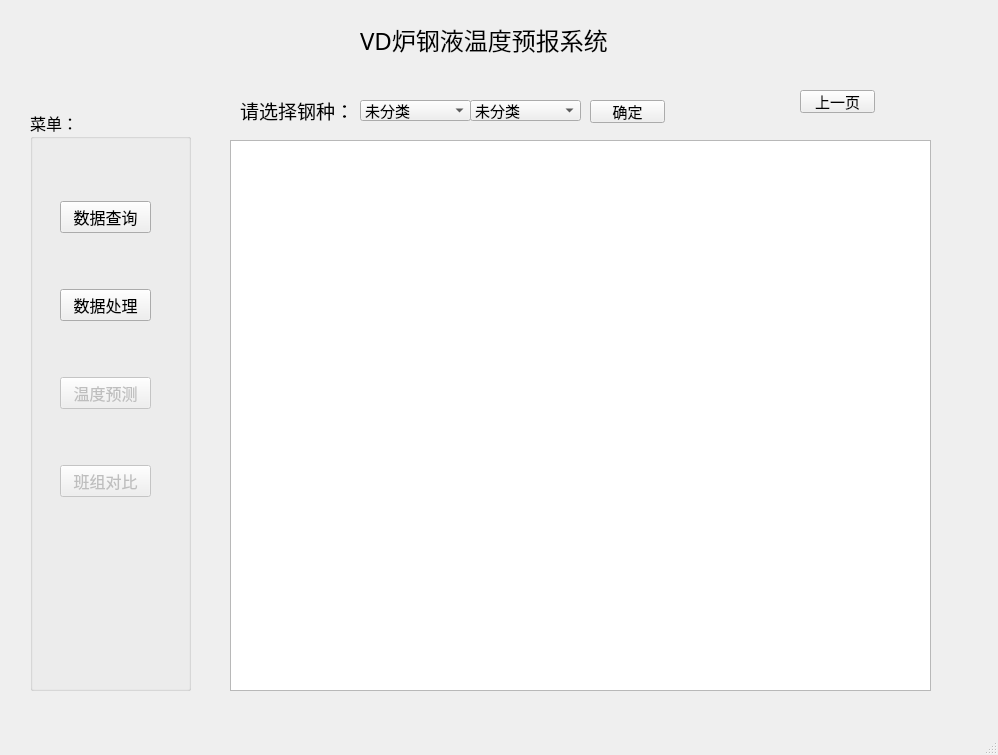
<?xml version="1.0" encoding="UTF-8"?>
<ui version="4.0">
 <class>MainWindow</class>
 <widget class="QMainWindow" name="MainWindow">
  <property name="enabled">
   <bool>true</bool>
  </property>
  <property name="geometry">
   <rect>
    <x>0</x>
    <y>0</y>
    <width>998</width>
    <height>755</height>
   </rect>
  </property>
  <property name="windowTitle">
   <string>MainWindow</string>
  </property>
  <widget class="QWidget" name="centralwidget">
   <widget class="QLabel" name="appTitle">
    <property name="enabled">
     <bool>true</bool>
    </property>
    <property name="geometry">
     <rect>
      <x>360</x>
      <y>20</y>
      <width>304</width>
      <height>40</height>
     </rect>
    </property>
    <property name="font">
     <font>
      <family>黑体</family>
      <pointsize>18</pointsize>
      <weight>50</weight>
      <italic>false</italic>
      <bold>false</bold>
      <underline>false</underline>
      <strikeout>false</strikeout>
      <kerning>true</kerning>
     </font>
    </property>
    <property name="contextMenuPolicy">
     <enum>Qt::NoContextMenu</enum>
    </property>
    <property name="acceptDrops">
     <bool>false</bool>
    </property>
    <property name="text">
     <string>VD炉钢液温度预报系统</string>
    </property>
    <property name="scaledContents">
     <bool>true</bool>
    </property>
   </widget>
   <widget class="QStackedWidget" name="DataSearchWidget">
    <property name="geometry">
     <rect>
      <x>200</x>
      <y>70</y>
      <width>741</width>
      <height>641</height>
     </rect>
    </property>
    <property name="font">
     <font>
      <family>楷体</family>
      <pointsize>11</pointsize>
     </font>
    </property>
    <property name="currentIndex">
     <number>4</number>
    </property>
    <widget class="QWidget" name="page">
     <widget class="Line" name="line">
      <property name="geometry">
       <rect>
        <x>580</x>
        <y>150</y>
        <width>20</width>
        <height>91</height>
       </rect>
      </property>
      <property name="orientation">
       <enum>Qt::Vertical</enum>
      </property>
     </widget>
     <widget class="QWidget" name="layoutWidget">
      <property name="geometry">
       <rect>
        <x>40</x>
        <y>90</y>
        <width>206</width>
        <height>27</height>
       </rect>
      </property>
      <layout class="QHBoxLayout" name="horizontalLayout_2">
       <item>
        <widget class="QLabel" name="label_5">
         <property name="font">
          <font>
           <family>楷体</family>
           <pointsize>11</pointsize>
          </font>
         </property>
         <property name="text">
          <string>用户名：  </string>
         </property>
         <property name="buddy">
          <cstring>lineEdit_2</cstring>
         </property>
        </widget>
       </item>
       <item>
        <widget class="QLineEdit" name="lineEdit_2"/>
       </item>
      </layout>
     </widget>
     <widget class="QWidget" name="layoutWidget_2">
      <property name="geometry">
       <rect>
        <x>280</x>
        <y>50</y>
        <width>206</width>
        <height>27</height>
       </rect>
      </property>
      <layout class="QHBoxLayout" name="horizontalLayout_3">
       <item>
        <widget class="QLabel" name="label_6">
         <property name="font">
          <font>
           <family>楷体</family>
           <pointsize>11</pointsize>
          </font>
         </property>
         <property name="text">
          <string> 端口：</string>
         </property>
         <property name="buddy">
          <cstring>lineEdit_3</cstring>
         </property>
        </widget>
       </item>
       <item>
        <widget class="QLineEdit" name="lineEdit_3"/>
       </item>
      </layout>
     </widget>
     <widget class="QWidget" name="layoutWidget_3">
      <property name="geometry">
       <rect>
        <x>280</x>
        <y>90</y>
        <width>206</width>
        <height>27</height>
       </rect>
      </property>
      <layout class="QHBoxLayout" name="horizontalLayout_4">
       <item>
        <widget class="QLabel" name="label_7">
         <property name="font">
          <font>
           <family>楷体</family>
           <pointsize>11</pointsize>
          </font>
         </property>
         <property name="text">
          <string> 密码：</string>
         </property>
         <property name="buddy">
          <cstring>lineEdit_4</cstring>
         </property>
        </widget>
       </item>
       <item>
        <widget class="QLineEdit" name="lineEdit_4"/>
       </item>
      </layout>
     </widget>
     <widget class="QWidget" name="layoutWidget_4">
      <property name="geometry">
       <rect>
        <x>520</x>
        <y>50</y>
        <width>206</width>
        <height>27</height>
       </rect>
      </property>
      <layout class="QHBoxLayout" name="horizontalLayout_5">
       <item>
        <widget class="QLabel" name="label_8">
         <property name="font">
          <font>
           <family>楷体</family>
           <pointsize>11</pointsize>
          </font>
         </property>
         <property name="text">
          <string>数据库名称：</string>
         </property>
         <property name="buddy">
          <cstring>lineEdit_5</cstring>
         </property>
        </widget>
       </item>
       <item>
        <widget class="QLineEdit" name="lineEdit_5"/>
       </item>
      </layout>
     </widget>
     <widget class="QTableView" name="tableView_2">
      <property name="geometry">
       <rect>
        <x>40</x>
        <y>250</y>
        <width>701</width>
        <height>371</height>
       </rect>
      </property>
     </widget>
     <widget class="QWidget" name="layoutWidget">
      <property name="geometry">
       <rect>
        <x>630</x>
        <y>160</y>
        <width>101</width>
        <height>65</height>
       </rect>
      </property>
      <layout class="QVBoxLayout" name="verticalLayout">
       <item>
        <widget class="QPushButton" name="sqlConnect">
         <property name="font">
          <font>
           <family>楷体</family>
           <pointsize>11</pointsize>
          </font>
         </property>
         <property name="text">
          <string>数据库连接</string>
         </property>
        </widget>
       </item>
       <item>
        <widget class="QPushButton" name="pushButton">
         <property name="font">
          <font>
           <family>楷体</family>
           <pointsize>11</pointsize>
          </font>
         </property>
         <property name="text">
          <string>清空</string>
         </property>
        </widget>
       </item>
      </layout>
     </widget>
     <widget class="QWidget" name="layoutWidget">
      <property name="geometry">
       <rect>
        <x>40</x>
        <y>50</y>
        <width>206</width>
        <height>27</height>
       </rect>
      </property>
      <layout class="QHBoxLayout" name="horizontalLayout">
       <item>
        <widget class="QLabel" name="label_4">
         <property name="font">
          <font>
           <family>楷体</family>
           <pointsize>11</pointsize>
          </font>
         </property>
         <property name="text">
          <string>主机名称：</string>
         </property>
         <property name="buddy">
          <cstring>lineEdit</cstring>
         </property>
        </widget>
       </item>
       <item>
        <widget class="QLineEdit" name="lineEdit"/>
       </item>
      </layout>
     </widget>
     <widget class="QLabel" name="label_3">
      <property name="geometry">
       <rect>
        <x>300</x>
        <y>210</y>
        <width>81</width>
        <height>18</height>
       </rect>
      </property>
      <property name="font">
       <font>
        <family>楷体</family>
        <pointsize>11</pointsize>
       </font>
      </property>
      <property name="text">
       <string>生产日期:</string>
      </property>
     </widget>
     <widget class="QComboBox" name="comboBox_3">
      <property name="enabled">
       <bool>false</bool>
      </property>
      <property name="geometry">
       <rect>
        <x>400</x>
        <y>210</y>
        <width>161</width>
        <height>21</height>
       </rect>
      </property>
     </widget>
     <widget class="QRadioButton" name="radioButton">
      <property name="geometry">
       <rect>
        <x>40</x>
        <y>210</y>
        <width>161</width>
        <height>21</height>
       </rect>
      </property>
      <property name="font">
       <font>
        <family>楷体</family>
        <pointsize>11</pointsize>
       </font>
      </property>
      <property name="text">
       <string>按照日期查询</string>
      </property>
     </widget>
     <widget class="QWidget" name="layoutWidget">
      <property name="geometry">
       <rect>
        <x>40</x>
        <y>160</y>
        <width>241</width>
        <height>31</height>
       </rect>
      </property>
      <layout class="QHBoxLayout" name="horizontalLayout_6">
       <item>
        <widget class="QLabel" name="label">
         <property name="font">
          <font>
           <family>楷体</family>
           <pointsize>11</pointsize>
          </font>
         </property>
         <property name="text">
          <string>年龄</string>
         </property>
        </widget>
       </item>
       <item>
        <widget class="QComboBox" name="comboBox">
         <item>
          <property name="text">
           <string>不限</string>
          </property>
         </item>
         <item>
          <property name="text">
           <string>小于15</string>
          </property>
         </item>
         <item>
          <property name="text">
           <string>15-25</string>
          </property>
         </item>
         <item>
          <property name="text">
           <string>大于25</string>
          </property>
         </item>
        </widget>
       </item>
      </layout>
     </widget>
     <widget class="QWidget" name="layoutWidget">
      <property name="geometry">
       <rect>
        <x>300</x>
        <y>160</y>
        <width>261</width>
        <height>31</height>
       </rect>
      </property>
      <layout class="QHBoxLayout" name="horizontalLayout_7">
       <item>
        <widget class="QLabel" name="label_2">
         <property name="font">
          <font>
           <family>楷体</family>
           <pointsize>11</pointsize>
          </font>
         </property>
         <property name="text">
          <string>性别</string>
         </property>
        </widget>
       </item>
       <item>
        <widget class="QComboBox" name="comboBox_2">
         <item>
          <property name="text">
           <string>不限</string>
          </property>
         </item>
         <item>
          <property name="text">
           <string>男</string>
          </property>
         </item>
         <item>
          <property name="text">
           <string>女</string>
          </property>
         </item>
        </widget>
       </item>
      </layout>
     </widget>
    </widget>
    <widget class="QWidget" name="page_2">
     <widget class="QLabel" name="label_9">
      <property name="geometry">
       <rect>
        <x>40</x>
        <y>50</y>
        <width>81</width>
        <height>20</height>
       </rect>
      </property>
      <property name="font">
       <font>
        <family>楷体</family>
        <pointsize>11</pointsize>
       </font>
      </property>
      <property name="text">
       <string>在线处理</string>
      </property>
     </widget>
     <widget class="QPushButton" name="pushButton_3">
      <property name="enabled">
       <bool>false</bool>
      </property>
      <property name="geometry">
       <rect>
        <x>90</x>
        <y>150</y>
        <width>93</width>
        <height>28</height>
       </rect>
      </property>
      <property name="font">
       <font>
        <family>楷体</family>
        <pointsize>11</pointsize>
       </font>
      </property>
      <property name="text">
       <string>预处理</string>
      </property>
     </widget>
     <widget class="QPushButton" name="pushButton_4">
      <property name="enabled">
       <bool>true</bool>
      </property>
      <property name="geometry">
       <rect>
        <x>90</x>
        <y>90</y>
        <width>121</width>
        <height>31</height>
       </rect>
      </property>
      <property name="font">
       <font>
        <family>楷体</family>
        <pointsize>11</pointsize>
       </font>
      </property>
      <property name="text">
       <string>计算相关变量</string>
      </property>
     </widget>
     <widget class="QTableView" name="tableView">
      <property name="geometry">
       <rect>
        <x>40</x>
        <y>230</y>
        <width>701</width>
        <height>391</height>
       </rect>
      </property>
     </widget>
    </widget>
    <widget class="QWidget" name="page_4">
     <widget class="QPushButton" name="pushButton_6">
      <property name="geometry">
       <rect>
        <x>470</x>
        <y>150</y>
        <width>101</width>
        <height>31</height>
       </rect>
      </property>
      <property name="text">
       <string>开始预测</string>
      </property>
     </widget>
     <widget class="QPushButton" name="pushButton_10">
      <property name="geometry">
       <rect>
        <x>40</x>
        <y>30</y>
        <width>201</width>
        <height>31</height>
       </rect>
      </property>
      <property name="font">
       <font>
        <family>楷体</family>
        <pointsize>11</pointsize>
       </font>
      </property>
      <property name="text">
       <string>导入模型文件(.model)</string>
      </property>
     </widget>
     <widget class="QSpinBox" name="spinBox">
      <property name="geometry">
       <rect>
        <x>330</x>
        <y>150</y>
        <width>42</width>
        <height>22</height>
       </rect>
      </property>
     </widget>
     <widget class="QLabel" name="label_12">
      <property name="geometry">
       <rect>
        <x>280</x>
        <y>160</y>
        <width>54</width>
        <height>12</height>
       </rect>
      </property>
      <property name="text">
       <string>时间</string>
      </property>
      <property name="buddy">
       <cstring>spinBox</cstring>
      </property>
     </widget>
     <widget class="QLabel" name="label_13">
      <property name="geometry">
       <rect>
        <x>100</x>
        <y>160</y>
        <width>54</width>
        <height>12</height>
       </rect>
      </property>
      <property name="text">
       <string>钢种</string>
      </property>
      <property name="buddy">
       <cstring>comboBox_5</cstring>
      </property>
     </widget>
     <widget class="QComboBox" name="comboBox_5">
      <property name="geometry">
       <rect>
        <x>160</x>
        <y>150</y>
        <width>69</width>
        <height>22</height>
       </rect>
      </property>
      <item>
       <property name="text">
        <string>普通钢</string>
       </property>
      </item>
      <item>
       <property name="text">
        <string>帘线钢</string>
       </property>
      </item>
      <item>
       <property name="text">
        <string>高合金</string>
       </property>
      </item>
      <item>
       <property name="text">
        <string>含硫含铝</string>
       </property>
      </item>
     </widget>
     <widget class="QTableView" name="tableView_3">
      <property name="geometry">
       <rect>
        <x>40</x>
        <y>210</y>
        <width>691</width>
        <height>411</height>
       </rect>
      </property>
     </widget>
    </widget>
    <widget class="QWidget" name="page_5">
     <widget class="QLabel" name="disLabel">
      <property name="geometry">
       <rect>
        <x>0</x>
        <y>60</y>
        <width>741</width>
        <height>291</height>
       </rect>
      </property>
      <property name="text">
       <string/>
      </property>
     </widget>
     <widget class="QPushButton" name="pushButton_7">
      <property name="geometry">
       <rect>
        <x>600</x>
        <y>20</y>
        <width>75</width>
        <height>23</height>
       </rect>
      </property>
      <property name="text">
       <string>下一页</string>
      </property>
     </widget>
     <widget class="QLabel" name="label_14">
      <property name="geometry">
       <rect>
        <x>40</x>
        <y>30</y>
        <width>121</width>
        <height>21</height>
       </rect>
      </property>
      <property name="font">
       <font>
        <family>楷体</family>
        <pointsize>14</pointsize>
       </font>
      </property>
      <property name="text">
       <string>请选择钢种：</string>
      </property>
     </widget>
     <widget class="QComboBox" name="comboBox_6">
      <property name="geometry">
       <rect>
        <x>160</x>
        <y>30</y>
        <width>111</width>
        <height>21</height>
       </rect>
      </property>
      <item>
       <property name="text">
        <string>未分类</string>
       </property>
      </item>
      <item>
       <property name="text">
        <string>1.帘线钢</string>
       </property>
      </item>
      <item>
       <property name="text">
        <string>2.普通钢</string>
       </property>
      </item>
      <item>
       <property name="text">
        <string>3.高合金</string>
       </property>
      </item>
      <item>
       <property name="text">
        <string>4.含硫含铝</string>
       </property>
      </item>
     </widget>
     <widget class="QPushButton" name="pushButton_11">
      <property name="geometry">
       <rect>
        <x>390</x>
        <y>30</y>
        <width>75</width>
        <height>23</height>
       </rect>
      </property>
      <property name="text">
       <string>确定</string>
      </property>
     </widget>
     <widget class="QComboBox" name="comboBox_7">
      <property name="geometry">
       <rect>
        <x>270</x>
        <y>30</y>
        <width>111</width>
        <height>21</height>
       </rect>
      </property>
      <item>
       <property name="text">
        <string>未分类</string>
       </property>
      </item>
     </widget>
     <widget class="QLabel" name="disLabel_2">
      <property name="geometry">
       <rect>
        <x>0</x>
        <y>350</y>
        <width>741</width>
        <height>281</height>
       </rect>
      </property>
      <property name="text">
       <string/>
      </property>
     </widget>
    </widget>
    <widget class="QWidget" name="page_6">
     <widget class="QTableView" name="disTableView">
      <property name="geometry">
       <rect>
        <x>30</x>
        <y>70</y>
        <width>701</width>
        <height>551</height>
       </rect>
      </property>
     </widget>
     <widget class="QLabel" name="label_11">
      <property name="geometry">
       <rect>
        <x>40</x>
        <y>30</y>
        <width>121</width>
        <height>21</height>
       </rect>
      </property>
      <property name="font">
       <font>
        <family>楷体</family>
        <pointsize>14</pointsize>
       </font>
      </property>
      <property name="text">
       <string>请选择钢种：</string>
      </property>
     </widget>
     <widget class="QComboBox" name="comboBox_4">
      <property name="geometry">
       <rect>
        <x>160</x>
        <y>30</y>
        <width>111</width>
        <height>21</height>
       </rect>
      </property>
      <item>
       <property name="text">
        <string>未分类</string>
       </property>
      </item>
      <item>
       <property name="text">
        <string>1.帘线钢</string>
       </property>
      </item>
      <item>
       <property name="text">
        <string>2.普通钢</string>
       </property>
      </item>
      <item>
       <property name="text">
        <string>3.高合金</string>
       </property>
      </item>
      <item>
       <property name="text">
        <string>4.含硫含铝</string>
       </property>
      </item>
     </widget>
     <widget class="QPushButton" name="pushButton_8">
      <property name="geometry">
       <rect>
        <x>390</x>
        <y>30</y>
        <width>75</width>
        <height>23</height>
       </rect>
      </property>
      <property name="text">
       <string>确定</string>
      </property>
     </widget>
     <widget class="QPushButton" name="pushButton_9">
      <property name="geometry">
       <rect>
        <x>600</x>
        <y>20</y>
        <width>75</width>
        <height>23</height>
       </rect>
      </property>
      <property name="text">
       <string>上一页</string>
      </property>
     </widget>
     <widget class="QComboBox" name="comboBox_8">
      <property name="geometry">
       <rect>
        <x>270</x>
        <y>30</y>
        <width>111</width>
        <height>21</height>
       </rect>
      </property>
      <item>
       <property name="text">
        <string>未分类</string>
       </property>
      </item>
     </widget>
    </widget>
   </widget>
   <widget class="QGroupBox" name="groupBox">
    <property name="geometry">
     <rect>
      <x>30</x>
      <y>110</y>
      <width>161</width>
      <height>581</height>
     </rect>
    </property>
    <property name="font">
     <font>
      <family>楷体</family>
      <pointsize>12</pointsize>
     </font>
    </property>
    <property name="title">
     <string>菜单：</string>
    </property>
    <widget class="QWidget" name="layoutWidget">
     <property name="geometry">
      <rect>
       <x>30</x>
       <y>70</y>
       <width>91</width>
       <height>341</height>
      </rect>
     </property>
     <layout class="QVBoxLayout" name="verticalLayout_2">
      <property name="spacing">
       <number>15</number>
      </property>
      <item>
       <widget class="QPushButton" name="dataSearch">
        <property name="enabled">
         <bool>true</bool>
        </property>
        <property name="font">
         <font>
          <family>楷体</family>
          <pointsize>12</pointsize>
         </font>
        </property>
        <property name="text">
         <string>数据查询</string>
        </property>
        <property name="checkable">
         <bool>false</bool>
        </property>
        <property name="autoRepeat">
         <bool>false</bool>
        </property>
        <property name="autoExclusive">
         <bool>false</bool>
        </property>
        <property name="autoDefault">
         <bool>false</bool>
        </property>
       </widget>
      </item>
      <item>
       <spacer name="verticalSpacer_2">
        <property name="orientation">
         <enum>Qt::Vertical</enum>
        </property>
        <property name="sizeType">
         <enum>QSizePolicy::Preferred</enum>
        </property>
        <property name="sizeHint" stdset="0">
         <size>
          <width>20</width>
          <height>20</height>
         </size>
        </property>
       </spacer>
      </item>
      <item>
       <widget class="QPushButton" name="dataProcess">
        <property name="font">
         <font>
          <family>楷体</family>
          <pointsize>12</pointsize>
         </font>
        </property>
        <property name="text">
         <string>数据处理</string>
        </property>
       </widget>
      </item>
      <item>
       <spacer name="verticalSpacer_3">
        <property name="orientation">
         <enum>Qt::Vertical</enum>
        </property>
        <property name="sizeType">
         <enum>QSizePolicy::Preferred</enum>
        </property>
        <property name="sizeHint" stdset="0">
         <size>
          <width>20</width>
          <height>20</height>
         </size>
        </property>
       </spacer>
      </item>
      <item>
       <widget class="QPushButton" name="tempPred">
        <property name="enabled">
         <bool>false</bool>
        </property>
        <property name="font">
         <font>
          <family>楷体</family>
          <pointsize>12</pointsize>
         </font>
        </property>
        <property name="text">
         <string>温度预测</string>
        </property>
       </widget>
      </item>
      <item>
       <spacer name="verticalSpacer_4">
        <property name="orientation">
         <enum>Qt::Vertical</enum>
        </property>
        <property name="sizeType">
         <enum>QSizePolicy::Preferred</enum>
        </property>
        <property name="sizeHint" stdset="0">
         <size>
          <width>20</width>
          <height>20</height>
         </size>
        </property>
       </spacer>
      </item>
      <item>
       <widget class="QPushButton" name="classDis">
        <property name="enabled">
         <bool>false</bool>
        </property>
        <property name="font">
         <font>
          <family>楷体</family>
          <pointsize>12</pointsize>
         </font>
        </property>
        <property name="text">
         <string>班组对比</string>
        </property>
       </widget>
      </item>
     </layout>
    </widget>
   </widget>
  </widget>
  <widget class="QMenuBar" name="menubar">
   <property name="geometry">
    <rect>
     <x>0</x>
     <y>0</y>
     <width>998</width>
     <height>26</height>
    </rect>
   </property>
  </widget>
  <widget class="QStatusBar" name="statusbar"/>
 </widget>
 <tabstops>
  <tabstop>lineEdit</tabstop>
  <tabstop>lineEdit_3</tabstop>
  <tabstop>lineEdit_5</tabstop>
  <tabstop>lineEdit_2</tabstop>
  <tabstop>lineEdit_4</tabstop>
  <tabstop>comboBox</tabstop>
  <tabstop>comboBox_2</tabstop>
  <tabstop>comboBox_3</tabstop>
  <tabstop>radioButton</tabstop>
  <tabstop>sqlConnect</tabstop>
  <tabstop>pushButton</tabstop>
  <tabstop>tableView_2</tabstop>
  <tabstop>dataSearch</tabstop>
  <tabstop>dataProcess</tabstop>
  <tabstop>tempPred</tabstop>
  <tabstop>pushButton_4</tabstop>
  <tabstop>pushButton_3</tabstop>
  <tabstop>pushButton_6</tabstop>
  <tabstop>tableView</tabstop>
 </tabstops>
 <resources/>
 <connections>
  <connection>
   <sender>radioButton</sender>
   <signal>clicked(bool)</signal>
   <receiver>comboBox_3</receiver>
   <slot>setEnabled(bool)</slot>
   <hints>
    <hint type="sourcelabel">
     <x>400</x>
     <y>306</y>
    </hint>
    <hint type="destinationlabel">
     <x>620</x>
     <y>306</y>
    </hint>
   </hints>
  </connection>
  <connection>
   <sender>tempPred</sender>
   <signal>clicked(bool)</signal>
   <receiver>classDis</receiver>
   <slot>setDisabled(bool)</slot>
   <hints>
    <hint type="sourcelabel">
     <x>105</x>
     <y>451</y>
    </hint>
    <hint type="destinationlabel">
     <x>105</x>
     <y>530</y>
    </hint>
   </hints>
  </connection>
  <connection>
   <sender>dataProcess</sender>
   <signal>clicked(bool)</signal>
   <receiver>tempPred</receiver>
   <slot>setDisabled(bool)</slot>
   <hints>
    <hint type="sourcelabel">
     <x>105</x>
     <y>320</y>
    </hint>
    <hint type="destinationlabel">
     <x>105</x>
     <y>425</y>
    </hint>
   </hints>
  </connection>
 </connections>
</ui>
